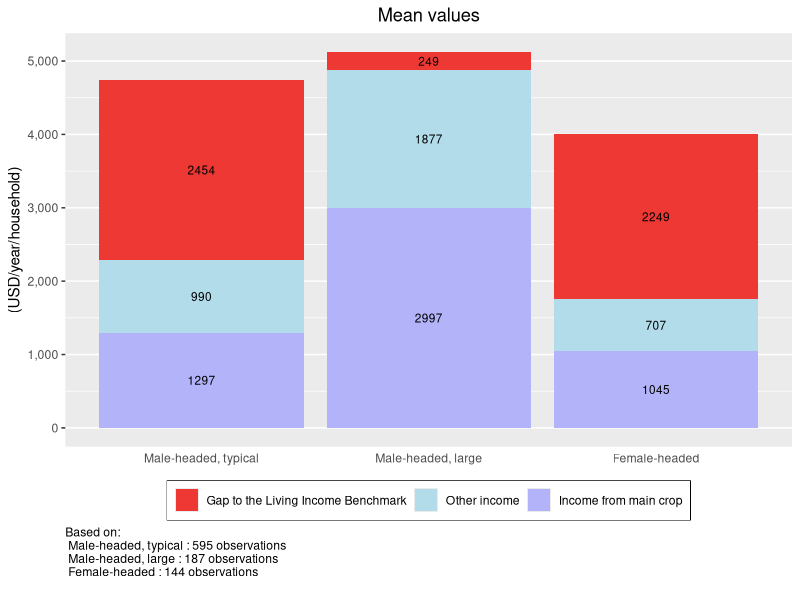
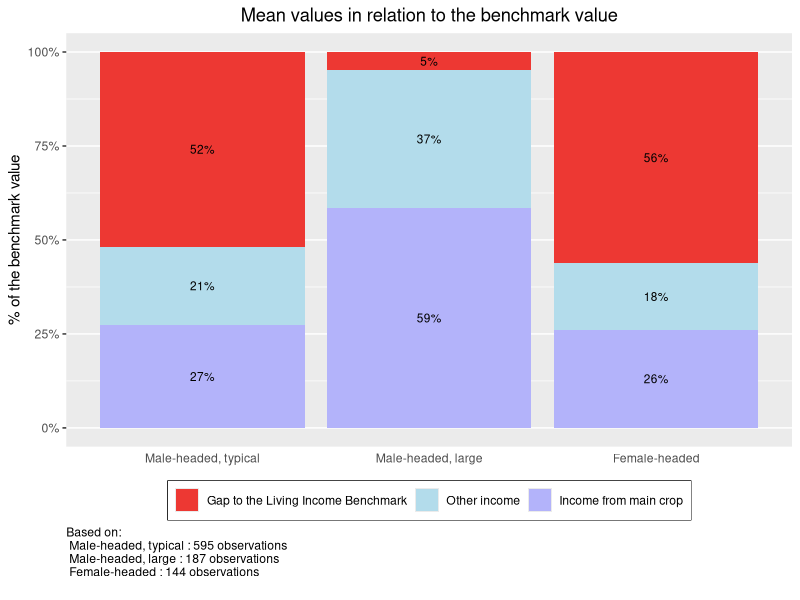
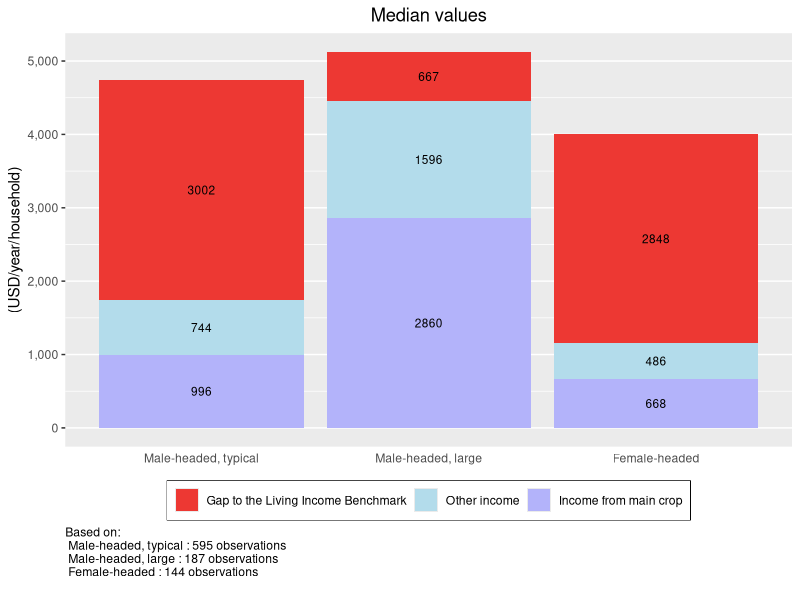
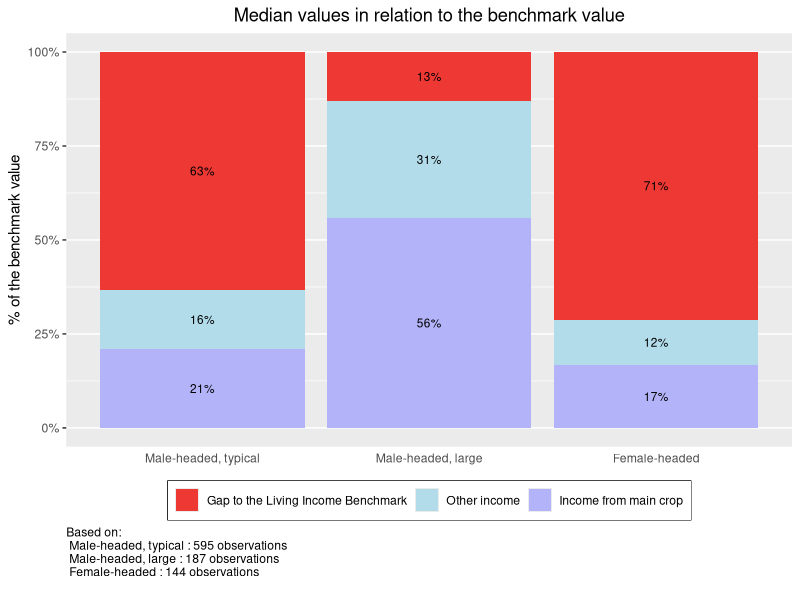
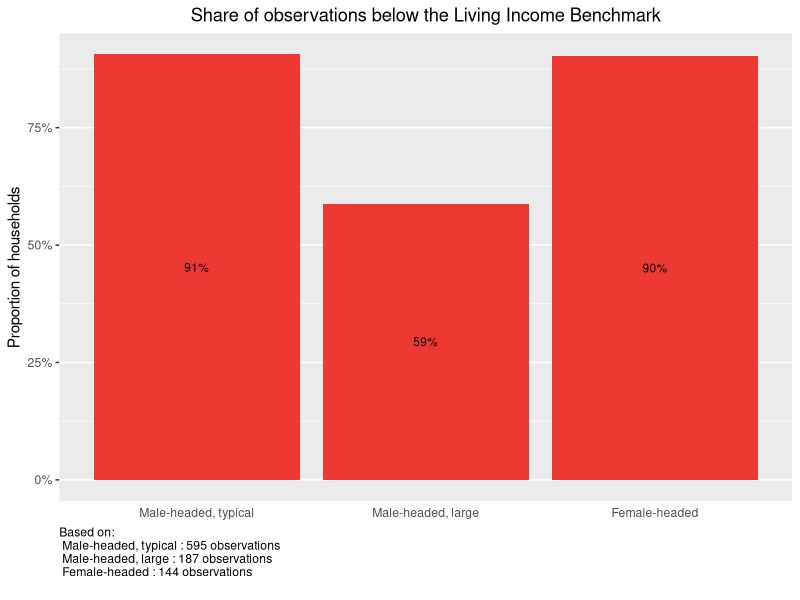
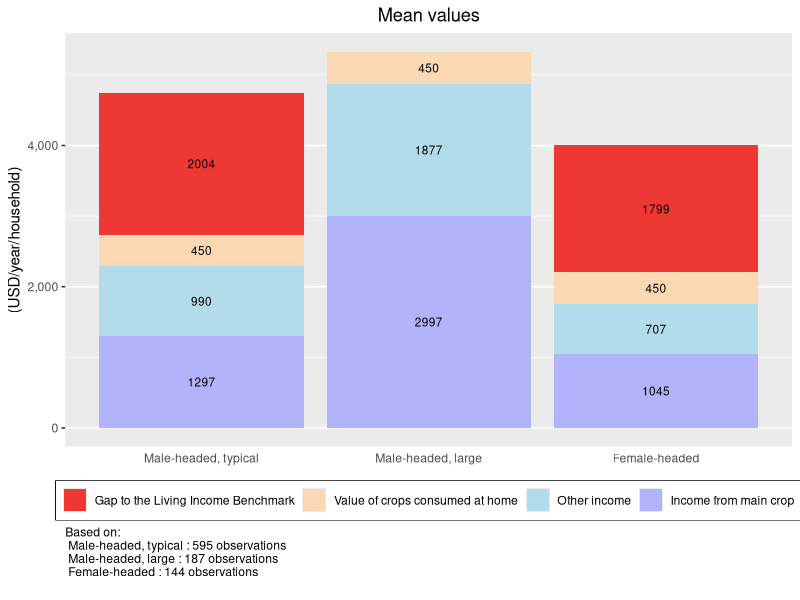
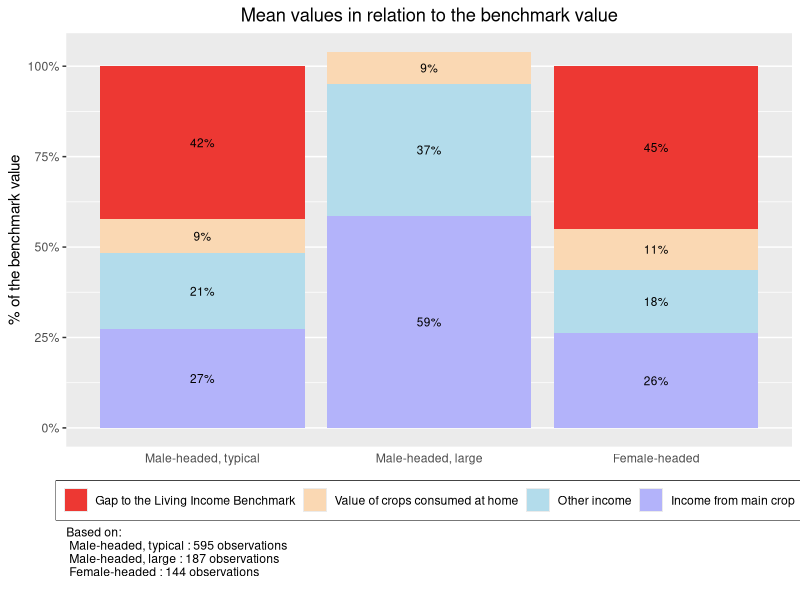
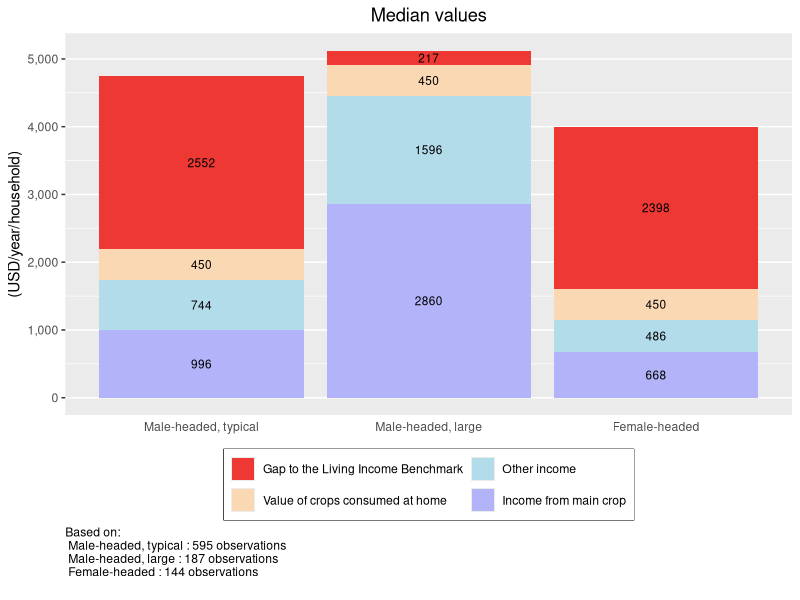

These charts were generated, in order, by the following R code:
## ---- chunk 1
knitr::opts_chunk$set(message = FALSE)
## ---- chunk 2
#### Before continuing any further, load the R libraries that have the 
# necessary functions for this analysis. 

# If you have not previously used these libraries, 
# you will need to instaLl them with the function install.packages("LIBRARY NAME").
# For example: install.packages(tidyverse)
library(tidyverse)
library(knitr)
library(scales)
# The ggrepel library is only necessary for the distribution graph by house for
  # the labels on the percent below benchmark.
library(ggrepel)
## ---- chunk 3
## Import data set
df <- read_csv("KIT_Sample_Data.csv")

## Replace variable names
# Main crop
df$income_main_crop <- df$total_cocoa_income_2018
# Total income
df$total_hh_income <- df$total_hh_income_2018
# Value of food produced at home (name does not change in example data set)
df$food_value <- df$food_value 
# Groups to compare incomes between (name does not change in example data set)
df$grouping <- df$grouping
# Living income benchmark (name does not change in example data set)
df$benchmark <- df$benchmark

## Replace graph labels
main_crop <-"cocoa" 
currency <- "USD"
## ---- chunk 4
# Create total income variable that includes value of food produced
df$total_hh_income_including_food_value <- df$total_hh_income + df$food_value

# Create a yes/no binary for if the farmer is above the benchmark.
  # 1 is yes, 0 is no
df$below_benchmark <- 
  ifelse(df$total_hh_income > df$benchmark, 0, 1)

# Create below benchmark binary with value of food produced at home included   
df$below_benchmark_with_food <- 
  ifelse((df$total_hh_income_including_food_value) > df$benchmark, 0, 1)

# Calculate the Foster–Greer–Thorbecke (FGT) gap 
df$fgt_gap <- pmax((df$benchmark - df$total_hh_income), 0)/df$benchmark
  
# Calculate the FGT with value of food produced at home included
fgt_gap_with_food <- pmax((df$benchmark - 
                         (df$total_hh_income_including_food_value)), 0)/df$benchmark
## ---- chunk 5
# You can communicate colors with R in two ways: through one of the 657 color 
# names build into R, or through a hex color code. 

# To see the names of all 657 colors built into R, run the colors() formula in the command line. 
# The below links to a PDF file with a color sample for all 657 built in colors  
# http://www.stat.columbia.edu/~tzheng/files/Rcolor.pdf

# You can replace any of the below colors with a new color name or hex color code.  

###### Bar graph sections ######
# Gap to the mean
gap_color <- "#ed3833"
# Other income
other_color <- "#b3dceb"  
# Income from main crop
main_color <- "#b3b3fa"
# Value of crops consumed at home
food_color <- "#fad8b3"
  
## Share of observations below the Living Income Benchmark
# Note: these bars all appear the same color
share_color <- "#ed3833"
  
###### Distributional plots ######
  
## By household type
# Group 1
color_1 <- "#8bcae0" # green
# Group 2
color_2 <- "#8e8df8"  # purple
# Group 3
color_3 <- "#8ec68e" # blue 
# Group 4
color_4 <- "magenta"  # note: sample data only has 3 groups
# Summary line for all groups
color_all <- "dark blue"

## With mean and median
# Distribution curve 
curve_color <- "#b6dce8" 
# Income Mean
mean_color <- "blue"  
# Income Median
median_color <-  "green"
# Living Income Benchmark 
benchmark_color <- "red"  

################# Font color
# To change the color of the font for all graph axis and labels, replace the color 
# in the quotation marks, then run the following two lines of code. 
font_color <- "black"
theme_set(theme_get() + theme(text = element_text(color = font_color)))

## ---- chunk 6
# In the example data set, there are three groups that income is assessed across:
  # Male-headed, typical; Male-headed, large; and Female-headed.
# The below code assigns Male-headed, typical as the far left bar on graphs,
  # Male-headed, large in the middle, and Female-headed on the far right. 

# To customize this chunk of code to your data set, replace the example group 
  # names with the group names in your data set - leaving the quotation marks and 
  # commas as they are. The order of the list below determines the order of the 
  # bars in the ensuing bar graph. 
 
df <- df %>% 
      mutate(grouping = factor(grouping, 
                               levels = c("Male-headed, typical", 
                                       "Male-headed, large", 
                                       "Female-headed")))
## ---- chunk 7
## The first section of this code summarizes and formats the data to be graph-ready
graph <- 
df %>% 
# Group by household type
  group_by(grouping) %>% 
# For each household type, summarize the mean gap to the living income, 
# the mean other income, and the mean main_crop income 
  summarise(Gap = mean(benchmark - total_hh_income),
            Other = mean(total_hh_income - income_main_crop),
            main_crop = mean(income_main_crop)) 
# Re-label all negative gaps (i.e, income above the benchmark) as NA
graph$Gap <- ifelse(graph$Gap > 0, graph$Gap, NA)

graph %>%   
# Gather each income components into one column so the data is in 'long' format
  gather(key = "Component", value = "Income", Gap:main_crop) %>% 
# Re-level the income factors for the order you want them stacked on the graph  
  mutate(Component = factor(Component, 
                            levels = c("Gap", "Other", "main_crop"))) %>% 
# Generate ggplot graph for income by groupings and income component  
  ggplot(aes(y = Income, x = grouping, fill = Component)) +
# Assign graph as stacked bar chart  
  geom_bar(position = "stack", stat = "identity") +
# Label the graph title, axis, and caption  
  labs(title = "Mean values", 
       y = paste("(", currency, "/year/household)", sep = ""),
       x = "",
# Add caption with observation numbers for each household type  
       caption = paste("Based on: \n", 
                   paste(names(table(df$grouping)), 
                       ":", 
                       as.numeric(table(df$grouping)), 
                       "observations \n ", collapse = ''), collapse = '')) +
# Label the legend and assign custom colors 
  scale_fill_manual(values=c(gap_color, other_color, main_color),
                    breaks=c("Gap", "Other", "main_crop"),
                    labels=c("Gap to the Living Income Benchmark",
                                "Other income",
                                "Income from main crop")) +
# Format y-axis labels with a comma  
  scale_y_continuous(labels = comma) +
# Remove x-axis grid lines and tick marks  
  theme(panel.grid.major.x = element_blank(), 
        axis.ticks.x = element_blank(),
        axis.title.x = element_blank(),
# Center plot title        
        plot.title = element_text(hjust = 0.5),
# Move the legend to the bottom of the graph
        legend.position="bottom",
# Remove legend title
        legend.title = element_blank(),
# Put a box around the legend
        legend.box.background = element_rect(),
# Move caption to desired location
        plot.caption = element_text(hjust = 0)) +
# Add incomes to prospective graph components  
  geom_text(aes(label = round(Income)), 
            position = position_stack(vjust = 0.5), 
            size = 3) 
## ---- chunk 8
## The first section of this code summarizes and formats the data to be graph-ready
graph <-
df %>% 
# Group by household type
  group_by(grouping) %>% 
# For each household type, summarize the mean gap to the living income, 
# the mean other income, and the mean main_crop income. 
# Calculate all as percentages of the Living income benchmark - the total of the income and gap
  summarise(Gap = mean((benchmark - total_hh_income)/benchmark),
            Other = mean((total_hh_income - income_main_crop)/benchmark),
            main_crop = mean(income_main_crop/benchmark)) 
# Re-label all negative gaps (i.e, income above the benchmark) as NA
graph$Gap <- ifelse(graph$Gap > 0, graph$Gap, NA) 

graph %>%   
# Gather each income components into one column so the data is in 'long' format
  gather(key = "Component", value = "Income", Gap:main_crop) %>% 
# Re-level the income factors for the order you want them stacked on the graph  
  mutate(Component = factor(Component, 
                            levels = c("Gap", "Other", "main_crop"))) %>% 
# Generate ggplot graph for income by groupings and income component  
  ggplot(aes(y = Income, x = grouping, fill = Component)) +
# Assign graph as stacked bar chart  
  geom_bar(position = "stack", stat = "identity") +
# Label the graph title, axis, and caption  
  labs(title = "Mean values in relation to the benchmark value", 
       y = "% of the benchmark value",
       x = " ",
# Add caption with observation numbers for each household type            
       caption = paste("Based on: \n", 
                   paste(names(table(df$grouping)), 
                       ":", 
                       as.numeric(table(df$grouping)), 
                       "observations \n ", collapse = ''), collapse = '')) +
# Label the legend  
  scale_fill_manual(values=c(gap_color, other_color, main_color),
                      breaks=c("Gap",
                                "Other",
                                "main_crop"),
                      labels=c("Gap to the Living Income Benchmark",
                                "Other income",
                                "Income from main crop")) +
# Format y-axis labels with a comma  
  scale_y_continuous(labels = percent) +
# Remove x-axis grid lines and tick marks  
  theme(panel.grid.major.x = element_blank(), 
        axis.ticks.x = element_blank(),
        axis.title.x = element_blank(),
# Center plot title        
        plot.title = element_text(hjust = 0.5),
# Move the legend to the bottom of the graph
        legend.position="bottom",
# Remove legend title
        legend.title = element_blank(),
# Put a box around the legend
        legend.box.background = element_rect(),
# Move caption to desired location
        plot.caption = element_text(hjust = 0)) +
# Add incomes to prospective graph components  
  geom_text(aes(label = label_percent(accuracy = 1L)(Income)), 
            position = position_stack(vjust = 0.5), 
            size = 3) 
## ---- chunk 9
## The first section of this code summarizes and formats the data to be graph-ready
graph <- 
df %>% 
# Group by household type
  group_by(grouping) %>% 
# For each grouping, summarize the median gap to the living income, 
# the median other income, and the median main_crop income. 
  summarise(Gap = median(benchmark - total_hh_income),
            main_crop = median(income_main_crop),
            benchmark = median(benchmark))
# Re-label all negative gaps (i.e, income above the benchmark) as NA
graph$Gap <- ifelse(graph$Gap > 0, graph$Gap, NA) 

graph %>%
  mutate(Other = (benchmark - Gap - main_crop)) %>% 
# Gather each income components into one column so the data is in 'long' format
  gather(key = "Component", value = "Income", c(Gap, main_crop, Other)) %>% 
# Re-level the income factors for the order you want them stacked on the graph  
  mutate(Component = factor(Component, 
                            levels = c("Gap", "Other", "main_crop"))) %>% 
# Generate ggplot graph for income by grouping and income component  
  ggplot(aes(y = Income, x = grouping, fill = Component)) +
# Assign graph as stacked bar chart  
  geom_bar(position = "stack", stat = "identity") +
# Label the graph title, axis, and caption  
  labs(title = "Median values", 
       y = paste("(", currency, "/year/household)", sep = ""),
       x = "",
# Add caption with observation numbers for each household type               
       caption = paste("Based on: \n", 
                   paste(names(table(df$grouping)), 
                       ":", 
                       as.numeric(table(df$grouping)), 
                       "observations \n ", collapse = ''), collapse = '')) +
# Label the legend and assign custom colors 
  scale_fill_manual(values=c(gap_color, other_color, main_color),
                    breaks=c("Gap", "Other", "main_crop"),
                    labels=c("Gap to the Living Income Benchmark",
                                "Other income",
                                "Income from main crop")) +
# Format y-axis labels with a comma  
  scale_y_continuous(labels = comma) +
# Remove x-axis grid lines and tick marks  
  theme(panel.grid.major.x = element_blank(), 
        axis.ticks.x = element_blank(),
        axis.title.x = element_blank(),
# Center plot title        
        plot.title = element_text(hjust = 0.5),
# Move the legend to the bottom of the graph
        legend.position="bottom",
# Remove legend title
        legend.title = element_blank(),
# Put a box around the legend
        legend.box.background = element_rect(),
# Move caption to desired location
        plot.caption = element_text(hjust = 0)) +
# Add incomes to prospective graph components  
  geom_text(aes(label = round(Income)), 
            position = position_stack(vjust = 0.5), 
            size = 3) 
## ---- chunk 10
## The first section of this code summarizes and formats the data to be graph-ready
graph <-
df %>% 
# Group by household type
  group_by(grouping) %>% 
# For each grouping, summarize the median gap to the living income, 
# the median other income, and the median main_crop income. 
# Calculate all as percentages of the Living income benchmark - the total of the income and gap
  summarise(Gap = median((benchmark - total_hh_income)/benchmark),
            main_crop = median((income_main_crop/benchmark)))
# Re-label all negative gaps (i.e, income above the benchmark) as NA
graph$Gap <- ifelse(graph$Gap > 0, graph$Gap, NA) 

graph %>%
# Add column for other income sources   
  mutate(Other = (1 - Gap - main_crop)) %>% 
# Gather each income components into one column so the data is in 'long' format
  gather(key = "Component", value = "Income", Gap:Other) %>% 
# Re-level the income factors for the order you want them stacked on the graph  
  mutate(Component = factor(Component, 
                            levels = c("Gap", "Other", "main_crop"))) %>% 
# Generate ggplot graph for income by grouping and income component  
  ggplot(aes(y = Income, x = grouping, fill = Component)) +
# Assign graph as stacked bar chart  
  geom_bar(position = "fill", stat = "identity") +
# Label the graph title, axis, and caption  
  labs(title = "Median values in relation to the benchmark value", 
       y = "% of the benchmark value",
       x = "",
# Add caption with observation numbers for each household type         
       caption = paste("Based on: \n", 
                   paste(names(table(df$grouping)), 
                       ":", 
                       as.numeric(table(df$grouping)), 
                       "observations \n ", collapse = ''), collapse = '')) +
# Label the legend and assign custom colors 
  scale_fill_manual(values=c(gap_color, other_color, main_color),
                    breaks=c("Gap", "Other", "main_crop"),
                    labels=c("Gap to the Living Income Benchmark",
                                "Other income",
                                "Income from main crop")) +
# Format y-axis labels with a comma  
  scale_y_continuous(labels = percent) +
# Remove x-axis grid lines and tick marks  
  theme(panel.grid.major.x = element_blank(), 
        axis.ticks.x = element_blank(),
        axis.title.x = element_blank(),
# Center plot title        
        plot.title = element_text(hjust = 0.5),
# Move the legend to the bottom of the graph
        legend.position="bottom",
# Remove legend title
        legend.title = element_blank(),
# Put a box around the legend
        legend.box.background = element_rect(),
# Move caption to desired location
        plot.caption = element_text(hjust = 0)) +
# Add incomes to prospective graph components  
  geom_text(aes(label = label_percent(accuracy = 1L)(Income)), 
            position = position_stack(vjust = 0.5), 
            size = 3) 
## ---- chunk 11
df %>% 
# Group by household type  
  group_by(grouping) %>% 
# For each household type, calculate the percentage above the living income benchmark 
  summarise(Below = sum(below_benchmark)/n()) %>% 
# Generate ggplot graph for percentage by grouping 
  ggplot(aes(x = grouping, y = Below)) +
# Assign graph as bar graph and color bars red for aesthetics   
  geom_col(fill= share_color) +
# Label the graph title, axis, and caption    
  labs(title = "Share of observations below the Living Income Benchmark",
       y = "Proportion of households",
       x = "",
# Add caption with observation numbers for each household type    
       caption = paste("Based on: \n", 
                   paste(names(table(df$grouping)), 
                       ":", 
                       as.numeric(table(df$grouping)), 
                       "observations \n ", collapse = ''), collapse = '')) +
# Format y-axis labels with a percent  
  scale_y_continuous(labels = percent) +
# Remove x-axis grid lines and tick marks    
  theme(panel.grid.major.x = element_blank(), 
        axis.ticks.x = element_blank(),
        axis.title.x = element_blank(),
# Center plot title          
        plot.title = element_text(hjust = 0.5),
# Move caption to desired location
        plot.caption = element_text(hjust = 0)) +
# Add percents to each graph bar   
  geom_text(aes(label = label_percent(accuracy = 1L)(Below)),
            position = position_stack(vjust = 0.5), 
            size = 3) 
## ---- chunk 12
## The first section of this code summarizes and formats the data to be graph-ready
graph <- 
df %>% 
# Group by household type
  group_by(grouping) %>% 
# For each household type, summarize the mean gap to the living income, 
# the mean other income, and the mean main_crop income 
  summarise(Gap = max(mean(benchmark - total_hh_income_including_food_value),0),
            Food = mean(food_value),
            Other = mean(total_hh_income - income_main_crop),
            main_crop = mean(income_main_crop))
# Re-label all negative gaps (i.e, income above the benchmark) as NA
graph$Gap <- ifelse(graph$Gap > 0, graph$Gap, NA) 

graph %>% 
# Gather each income components into one column so the data is in 'long' format
  gather(key = "Component", value = "Income", Gap:main_crop) %>% 
# Re-level the income factors for the order you want them stacked on the graph  
  mutate(Component = factor(Component, 
                            levels = c("Gap","Food", "Other", "main_crop"))) %>% 
# Generate ggplot graph for income by groupings and income component  
  ggplot(aes(y = Income, x = grouping, fill = Component)) +
# Assign graph as stacked bar chart  
  geom_bar(position = "stack", stat = "identity") +
# Label the graph title, axis, and caption  
  labs(title = "Mean values", 
       y = paste("(", currency, "/year/household)", sep = ""),
       x = "",
# Add caption with observation numbers for each household type  
       caption = paste("Based on: \n", 
                   paste(names(table(df$grouping)), 
                       ":", 
                       as.numeric(table(df$grouping)), 
                       "observations \n ", collapse = ''), collapse = '')) +
# Label the legend and assign custom colors 
  scale_fill_manual(values=c(gap_color, food_color, other_color, main_color),
                    breaks=c("Gap", "Food", "Other", "main_crop"),
                    labels=c("Gap to the Living Income Benchmark",
                             "Value of crops consumed at home",
                                "Other income",
                                "Income from main crop")) +
# Format y-axis labels with a comma  
  scale_y_continuous(labels = comma) +
# Remove x-axis grid lines and tick marks  
  theme(panel.grid.major.x = element_blank(), 
        axis.ticks.x = element_blank(),
        axis.title.x = element_blank(),
# Center plot title        
        plot.title = element_text(hjust = 0.5),
# Move the legend to the bottom of the graph
        legend.position="bottom",
# Remove legend title
        legend.title = element_blank(),
# Put a box around the legend
        legend.box.background = element_rect(),
# Move caption to desired location
        plot.caption = element_text(hjust = 0)) +
# Add incomes to prospective graph components  
  geom_text(aes(label = round(Income)), 
            position = position_stack(vjust = 0.5), 
            size = 3) 
## ---- chunk 13
## The first section of this code summarizes and formats the data to be graph-ready
graph <- 
df %>% 
# Group by household type
  group_by(grouping) %>% 
# For each household type, summarize the mean gap to the living income, 
# the mean other income, and the mean main_crop income. 
# Calculate all as percentages of the Living income benchmark - the total of the income and gap
  summarise(Gap = mean((benchmark - total_hh_income_including_food_value)/benchmark),
            Food = mean(food_value/benchmark),
            Other = mean((total_hh_income - income_main_crop)/benchmark),
            main_crop = mean(income_main_crop/benchmark)) 
# Re-label all negative gaps (i.e, income above the benchmark) as NA
graph$Gap <- ifelse(graph$Gap > 0, graph$Gap, NA) 

graph %>% 
# Gather each income components into one column so the data is in 'long' format
  gather(key = "Component", value = "Income", Gap:main_crop) %>% 
# Re-level the income factors for the order you want them stacked on the graph  
  mutate(Component = factor(Component, 
                            levels = c("Gap", "Food", "Other", "main_crop"))) %>% 
# Generate ggplot graph for income by groupings and income component  
  ggplot(aes(y = Income, x = grouping, fill = Component)) +
# Assign graph as stacked bar chart  
  geom_bar(position = "stack", stat = "identity") +
# Label the graph title, axis, and caption  
  labs(title = "Mean values in relation to the benchmark value", 
       y = "% of the benchmark value",
       x = " ",
# Add caption with observation numbers for each household type            
       caption = paste("Based on: \n", 
                   paste(names(table(df$grouping)), 
                       ":", 
                       as.numeric(table(df$grouping)), 
                       "observations \n ", collapse = ''), collapse = '')) +
# Label the legend  
  scale_fill_manual(values=c(gap_color, food_color, other_color, main_color),
                      breaks=c("Gap",
                               "Food",
                                "Other",
                                "main_crop"),
                      labels=c("Gap to the Living Income Benchmark",
                               "Value of crops consumed at home",
                                "Other income",
                                "Income from main crop")) +
# Format y-axis labels with a comma  
  scale_y_continuous(labels = percent) +
# Remove x-axis grid lines and tick marks  
  theme(panel.grid.major.x = element_blank(), 
        axis.ticks.x = element_blank(),
        axis.title.x = element_blank(),
# Center plot title        
        plot.title = element_text(hjust = 0.5),
# Move the legend to the bottom of the graph
        legend.position="bottom",
# Remove legend title
        legend.title = element_blank(),
# Put a box around the legend
        legend.box.background = element_rect(),
# Move caption to desired location
        plot.caption = element_text(hjust = 0)) +
# Add incomes to prospective graph components  
  geom_text(aes(label = label_percent(accuracy = 1L)(Income)), 
            position = position_stack(vjust = 0.5), 
            size = 3) 
## ---- chunk 14
## The first section of this code summarizes and formats the data to be graph-ready
graph <-
df %>% 
# Group by grouping
  group_by(grouping) %>% 
# For each grouping, summarize the median gap to the living income, 
# the median other income, and the median main_crop income. 
  summarise(Gap = median(benchmark - total_hh_income_including_food_value),
            Food = median(food_value),
            main_crop = median(income_main_crop),
            benchmark = median(benchmark)) 
# Re-label all negative gaps (i.e, income above the benchmark) as NA
graph$Gap <- ifelse(graph$Gap > 0, graph$Gap, NA) 

graph %>% 
  mutate(Other = (benchmark - Gap - main_crop - Food)) %>%
# Gather each income components into one column so the data is in 'long' format
  gather(key = "Component", value = "Income", c(Gap, Food, main_crop, Other)) %>% 
# Re-level the income factors for the order you want them stacked on the graph  
  mutate(Component = factor(Component, 
                            levels = c("Gap", "Food", "Other", "main_crop"))) %>% 
# Generate ggplot graph for income by grouping and income component  
  ggplot(aes(y = Income, x = grouping, fill = Component)) +
# Assign graph as stacked bar chart  
  geom_bar(position = "stack", stat = "identity") +
# Label the graph title, axis, and caption  
  labs(title = "Median values", 
       y = paste("(", currency, "/year/household)", sep = ""),
       x = "",
# Add caption with observation numbers for each household type          
       caption = paste("Based on: \n", 
                   paste(names(table(df$grouping)), 
                       ":", 
                       as.numeric(table(df$grouping)), 
                       "observations \n ", collapse = ''), collapse = '')) +
# Label the legend and assign custom colors 
  scale_fill_manual(values=c(gap_color, food_color, other_color, main_color),
                    breaks=c("Gap", "Food", "Other", "main_crop"),
                    labels=c("Gap to the Living Income Benchmark",
                             "Value of crops consumed at home",
                              "Other income",
                              "Income from main crop")) +
# Wrap legend onto 2 lines to fit everything neatly     
  guides(fill = guide_legend(nrow = 2)) +
# Format y-axis labels with a comma  
  scale_y_continuous(labels = comma) +
# Remove x-axis grid lines and tick marks  
  theme(panel.grid.major.x = element_blank(), 
        axis.ticks.x = element_blank(),
        axis.title.x = element_blank(),
# Center plot title        
        plot.title = element_text(hjust = 0.5),
# Move the legend to the bottom of the graph
        legend.position="bottom",
# Remove legend title
        legend.title = element_blank(),
# Put a box around the legend
        legend.box.background = element_rect(),
# Move caption to desired location
        plot.caption = element_text(hjust = 0)) +
# Add incomes to prospective graph components  
  geom_text(aes(label = round(Income)), 
            position = position_stack(vjust = 0.5), 
            size = 3) 
## ---- chunk 15
## The first section of this code summarizes and formats the data to be graph-ready
graph <- 
df %>% 
# Group by household type
  group_by(grouping) %>% 
# For each household type, summarize the median gap to the living income,
# the median other income, and the median main_crop income. 
# Calculate all as percentages of the Living income benchmark - the total of the income and gap
  summarise(Gap = median((benchmark - total_hh_income_including_food_value)/benchmark),
            Food = median(food_value/benchmark),
            main_crop = median(income_main_crop/benchmark))
# Re-label all negative gaps (i.e, income above the benchmark) as NA
graph$Gap <- ifelse(graph$Gap > 0, graph$Gap, NA) 

graph %>% 
  mutate(Other = (1 - Gap - main_crop - Food)) %>%
# Gather each income components into one column so the data is in 'long' format
  gather(key = "Component", value = "Income", Gap:Other) %>% 
# Re-level the income factors for the order you want them stacked on the graph  
  mutate(Component = factor(Component, 
                            levels = c("Gap", "Food", "Other", "main_crop"))) %>% 
# Generate ggplot graph for income by grouping and income component  
  ggplot(aes(y = Income, x = grouping, fill = Component)) +
# Assign graph as stacked bar chart 
  geom_bar(position = "fill", stat = "identity") +
# Label the graph title, axis, and caption  
  labs(title = "Median values in relation to the benchmark value", 
       y = "% of the benchmark value",
       x = "", 
# Add caption with observation numbers for each household type            
       caption = paste("Based on: \n", 
                   paste(names(table(df$grouping)), 
                       ":", 
                       as.numeric(table(df$grouping)), 
                       "observations \n ", collapse = ''), collapse = '')) +
# Label the legend and assign custom colors 
  scale_fill_manual(values=c(gap_color, food_color, other_color, main_color),
                    breaks=c("Gap", "Food", "Other", "main_crop"),
                    labels=c("Gap to the Living Income Benchmark",
                             "Value of crops consumed at home",
                              "Other income",
                              "Income from main crop")) +
# Wrap legend onto 2 lines to fit everything neatly     
  guides(fill = guide_legend(nrow = 2)) +
# Format y-axis labels with a comma and assign limits 0-100% 
  scale_y_continuous(labels = percent, limits = c(0,1)) +
# Remove x-axis grid lines and tick marks  
  theme(panel.grid.major.x = element_blank(), 
        axis.ticks.x = element_blank(),
        axis.title.x = element_blank(),
# Center plot title        
        plot.title = element_text(hjust = 0.5),
# Move the legend to the bottom of the graph
        legend.position="bottom",
# Remove legend title
        legend.title = element_blank(),
# Put a box around the legend
        legend.box.background = element_rect(),
# Move caption to desired location
        plot.caption = element_text(hjust = 0)) +
# Add incomes to prospective graph components  
  geom_text(aes(label = label_percent(accuracy = 1L)(Income)), 
            position = position_stack(vjust = 0.5), 
            size = 3) 
## ---- chunk 16
df %>% 
# Group by household type  
  group_by(grouping) %>% 
# For each household type, calculate the percentage above the living income benchmark 
  summarise(Below = sum(below_benchmark_with_food)/n()) %>% 
# Generate ggplot graph for percentage by grouping 
  ggplot(aes(x = grouping, y = Below)) +
# Assign graph as bar graph and color bars red for aesthetics   
  geom_col(fill= share_color) +
# Label the graph title, axis, and caption    
  labs(title = "Share of observations below the Living Income Benchmark",
       subtitle = "Value of food produced at home included",
       y = "Proportion of households",
       x = "",
# Add caption with observation numbers for each household type    
       caption = paste("Based on: \n", 
                   paste(names(table(df$grouping)), 
                       ":", 
                       as.numeric(table(df$grouping)), 
                       "observations \n ", collapse = ''), collapse = '')) +
# Format y-axis labels with a percent  
  scale_y_continuous(labels = percent) +
# Remove x-axis grid lines and tick marks    
  theme(panel.grid.major.x = element_blank(), 
        axis.ticks.x = element_blank(),
        axis.title.x = element_blank(),
# Center plot title          
        plot.title = element_text(hjust = 0.5),
        plot.subtitle = element_text(hjust = 0.5),
# Move caption to desired location
        plot.caption = element_text(hjust = 0)) +
# Add percents to each graph bar   
  geom_text(aes(label = label_percent(accuracy = 1L)(Below)),
            position = position_stack(vjust = 0.5), 
            size = 3) 
## ---- chunk 17
##### These first few lines of code draft a dataframe of the percent below the 
  # LI benchmark for each group. This dataframe is used in the graph code 
  # to add the LI used as descriptive comments within the following graph
below <-
  df %>%
  group_by(grouping) %>%
  summarise(benchmark = mean(benchmark),
            Percent = percent(sum(total_hh_income < benchmark)/n()))

# Formatting the strings as phrases with punctuation
below$label <- paste("Living Income ", below$grouping, ": ",
               below$Percent, " below", sep = "")

# Create a blank variable to allow for manual legend mapping of the summary curve
df$filler <- "filler"

##### Graph code begins here  
ggplot(df) +
  # Set x-axis to total household income and color by household type  
    geom_density(aes(x = total_hh_income, color = grouping, fill = grouping), 
                 alpha = 0.7) +
    
  # Add summary line for all household types
    geom_density(aes(x = total_hh_income, alpha = filler), color = color_all) +
    scale_alpha_manual(name = "Legend", values = 1, labels = "All") +
    
  # Add custom colors
    scale_fill_manual(name = "Legend",
                      values = c(color_1, color_2, color_3, color_4),
                      breaks = c(levels(df$grouping)),
                      labels = c(levels(df$grouping))) +
    scale_color_manual(name = "Legend",
                      values = c(color_1, color_2, color_3, color_4),
                      breaks = c(levels(df$grouping)),
                      labels = c(levels(df$grouping))) +
    
  # Add graph and axis labels
    labs(x = paste("Estimated Total Household Income (", 
                   currency, "/year/household)", sep = ""),
         y = "Income Likelihood",
  # Add caption with observation numbers for each household type               
         caption = paste("Based on: \n", 
                     paste(names(table(df$grouping)), 
                         ":", 
                         as.numeric(table(df$grouping)), 
                         "observations \n ", collapse = ''), collapse = '')) +
  # Format x-axis labels as numbers with commas
  # If your data has extreme income outliers, 
      # you may need to filter them or add x-axis limits so they do not warp the graph 
    scale_x_continuous(labels = comma, breaks=pretty_breaks(10)) +
    
  ## Graph formatting  
    theme(
  # Remove y-axis labels and ticks    
        axis.text.y = element_blank(), axis.ticks.y = element_blank(), 
  # Remove background grid (the grid is the default)
        panel.grid.major = element_blank(), panel.grid.minor = element_blank(),
  # Make graph background white
        panel.background = element_rect(fill = "white", colour = NA), 
  # Add thin x-axis line
        axis.line.x = element_line(size = 0.25),
  # Move caption to desired location
        plot.caption = element_text(hjust = 0),
  
  ## Legend formatting
  # Move the legend to the bottom of the graph
        legend.position="bottom",
  # Remove legend title
        legend.title = element_blank(),
  # Put a box around the legend
        legend.box.background = element_rect()) + 
  # Assign legend line color to white. This ensures the fill boxes do not 
      # take on the color of the summary distribution line 
    guides(fill = guide_legend(override.aes = list(color = "white"))) +
  
  # Add vertical lines for benchmarks by group    
    geom_vline(data = below,
      aes(xintercept = benchmark, color = grouping),
      show.legend = FALSE, key_glyph = "path") +
  
  # Add labels with percent below benchmark for each group  
    geom_label_repel(data = below, 
       aes(x = benchmark, y = max(density(df$total_hh_income)$y),
           color = grouping, label = label),
           direction = "y", show.legend = FALSE, segment.alpha = 0, 
           vjust=1, hjust=0)

## ---- chunk 18
df %>%
  # Set x-axis to key variable
  ggplot(aes(x = total_hh_income, y =(..count..)/n), fill = dataset) +
  # Add density line. You can change the fill and line colors.
  geom_density(color = "#add8e6", fill = "#add8e6") +
  
  # Add vertical line for living income
  geom_vline(aes(xintercept = mean(benchmark), 
                 color = "Living Income Benchmark"), key_glyph = "path") +
  # Add vertical line for mean income 
  geom_vline(aes(xintercept = mean(df$total_hh_income), 
                 color = "Income Mean"), key_glyph = "path") +
  # Add vertical line for median income
  geom_vline(aes(xintercept = median(df$total_hh_income), 
                 color = "Income Median"), key_glyph = "path") +
  
  # Add text for percentage below the benchmark
  # Label positioned to the upper right of the benchmark line 
    # Note: to have just the text without the background box, 
          # change the following code line to geom_text instead of geom_label
  geom_label(mapping=aes(x=mean(benchmark), 
            y= max(density(df$total_hh_income)$y),
            label=paste((percent(sum(below_benchmark)/nrow(df))), 
                        "below the benchmark")),
            # To bump the text box slightly to the right of the benchmark line,
            # un-comment the below line. 
            #position = position_nudge(x = mean(df$benchmark)*0.07),
            vjust=1, hjust=0) +

  # Add graph and axis labels
  labs(x = paste("Estimated Total Household Income (", 
                 currency, "/", "year/household)", 
                 sep = ""),
       y = "Income Likelihood",
  # Add caption with observation numbers for each household type      
       caption = paste("N =", nrow(df))) +
  
  # Format x-axis labels as numbers with commas
  # If your data has extreme income outliers, 
    # you may need to filter them or add x-axis limits so they do not warp the graph 
  scale_x_continuous(labels = comma, breaks=pretty_breaks(10)) +
  scale_y_continuous(labels = percent) +
  
  ## Graph formatting 
  theme(
  # Remove y-axis labels and ticks
        axis.text.y = element_blank(), axis.ticks.y = element_blank(),
  # Remove background grid (the grid is the default)
        panel.grid.major = element_blank(), panel.grid.minor = element_blank(),
  # Add thin x-axis line
        axis.line.x = element_line(size = 0.25),
  # Make graph background white
        panel.background = element_rect(fill = "white", colour = NA),
  # Move caption to desired location
        plot.caption = element_text(hjust = 0),
  
  ## Legend formatting
  # Move the legend to the bottom of the graph
        legend.position="bottom",
  # Remove legend title
        legend.title = element_blank(),
  # Remove gray background for legend symbols 
        legend.key=element_rect(fill=NA),
  # Put a box around the legend
        legend.box.background = element_rect()) +
  # Manually add legend 
  scale_color_manual(values = c("Living Income Benchmark"= "red",
                                "Income Mean"= "blue",
                                "Income Median"="green"))
## ---- chunk 19
##### These first few lines of code draft a dataframe of the percent below the 
  # LI benchmark for each group. This dataframe is used in the graph code 
  # to add the LI used as descriptive comments within the following graph
below <-
   df %>%
   group_by(grouping) %>%
   summarise(benchmark = mean(benchmark),
             Percent = percent(sum(total_hh_income < benchmark)/n()))

  # Formatting the strings as phrases with punctuation
 below$label <- paste("Living Income ", below$grouping, ": ",
                below$Percent, " below", sep = "")

  # Create a blank variable to allow for manual legend mapping of the summary curve
 df$filler <- "filler"

##### Graph code begins here  
ggplot(df) +
  # Set x-axis to total household income and color by household type  
    geom_area(aes(x = total_hh_income, color = grouping, fill = grouping), 
                 alpha = 0.7, stat = "bin", binwidth = 500, position = 'identity') +
    
  # Add summary line for all household types
    geom_freqpoly(aes(x = total_hh_income, alpha = filler), 
                  color = color_all, binwidth = 500) +
    scale_alpha_manual(name = "Legend", values = 1, labels = "All") +

  # Add custom colors
    scale_fill_manual(name = "Legend",
                      values = c(color_1, color_2, color_3, color_4),
                      breaks = c(levels(df$grouping)),
                      labels = c(levels(df$grouping))) +
    scale_color_manual(name = "Legend",
                      values = c(color_1, color_2, color_3, color_4),
                      breaks = c(levels(df$grouping)),
                      labels = c(levels(df$grouping))) +
    
  # Add graph and axis labels
    labs(x = paste("Estimated Total Household Income (", 
                   currency, "/year/household)", sep = ""),
         y = "Number of Households",
  # Add caption with observation numbers for each household type               
         caption = paste("Based on: \n", 
                     paste(names(table(df$grouping)), 
                         ":", 
                         as.numeric(table(df$grouping)), 
                         "observations \n ", collapse = ''), 
                     "bin size = 500", currency, collapse = '')) +
  
  # Format x-axis labels as numbers with commas
  # If your data has extreme income outliers, 
      # you may need to filter them or add x-axis limits so they do not warp the graph 
    scale_x_continuous(labels = comma, breaks=pretty_breaks(10)) +
    scale_y_continuous(labels = comma, breaks=pretty_breaks(5)) +
    
  ## Graph formatting  
    theme(
  # Remove background grid (the grid is the default)
        panel.grid.major = element_blank(), panel.grid.minor = element_blank(),
  # Make graph background white
        panel.background = element_rect(fill = "white", colour = NA), 
  # Add thin axis lines
        axis.line = element_line(size = 0.25),
  # Move caption to desired location
        plot.caption = element_text(hjust = 0),
  
  ## Legend formatting
  # Move the legend to the bottom of the graph
        legend.position="bottom",
  # Remove legend title
        legend.title = element_blank(),
  # Put a box around the legend
        legend.box.background = element_rect(),
  # Remove gray background for "All" legend symbol
        legend.key=element_rect(fill=NA)) + 
  # Assign legend line color to white. This ensures the fill boxes do not 
      # take on the color of the summary distribution line 
    guides(fill = guide_legend(override.aes = list(color = "white"))) +
  
  # Add vertical lines for benchmarks by group    
    geom_vline(data = below,
      aes(xintercept = benchmark, color = grouping),
      show.legend = FALSE, key_glyph = "path") +
  
  # Add labels with percent below benchmark for each group  
    geom_label_repel(data = below, 
       aes(x = benchmark, 
           # Note: this is a long way of calculating the graph maximum
           # To avoid overlapping labels, reduce to 80% of maximum 
           y = max(table(cut(df$total_hh_income,
                             seq(min(df$total_hh_income),
                                 max(df$total_hh_income),
                                 dist(range(df$total_hh_income))/
                                   (max(df$total_hh_income)/500)))))*0.8,
           color = grouping, label = label),
           direction = "y", show.legend = FALSE, segment.alpha = 0, hjust=0)

## ---- chunk 20
df %>%
  # Set x-axis to key variable
  ggplot(aes(x = total_hh_income)) +
  # Add density line. You can change the fill and line colors.
  geom_area(color = "#add8e6", fill = "#add8e6", stat = "bin", binwidth = 500) +
  
  # Add vertical line for living income
  geom_vline(aes(xintercept = mean(benchmark), 
                 color = "Living Income Benchmark"), key_glyph = "path") +
  # Add vertical line for mean income 
  geom_vline(aes(xintercept = mean(df$total_hh_income), 
                 color = "Income Mean"), key_glyph = "path") +
  # Add vertical line for median income
  geom_vline(aes(xintercept = median(df$total_hh_income), 
                 color = "Income Median"), key_glyph = "path") +
  
  # Add text for percentage below the benchmark
  # Label positioned to the upper right of the benchmark line 
    # Note: to have just the text without the background box, 
          # change the following code line to geom_text instead of geom_label
  geom_label(mapping=aes(x=mean(benchmark), 
          # Long way of calculating graph maximum               
            y= max(table(cut(df$total_hh_income,
                             seq(min(df$total_hh_income),
                                 max(df$total_hh_income),
                                 dist(range(df$total_hh_income))/
                                   (max(df$total_hh_income)/500))))),
            label=paste((percent(sum(below_benchmark)/nrow(df))), 
                        "below the benchmark")),
            # To bump the text box slightly to the right of the benchmark line,
            # un-comment the below line. 
            #position = position_nudge(x = mean(df$benchmark)*0.07),
            vjust=1, hjust=0) +

  # Add graph and axis labels
  labs(x = paste("Estimated Total Household Income (", 
                 currency, "/", "year/household)", 
                 sep = ""),
       y = "Number of Households",
  # Add caption with observation numbers for each household type      
       caption = paste("N =", nrow(df))) +
  
  # Format x-axis labels as numbers with commas
  # If your data has extreme income outliers, 
    # you may need to filter them or add x-axis limits so they do not warp the graph 
  scale_x_continuous(labels = comma, breaks=pretty_breaks(10)) +
  scale_y_continuous(labels = comma) +
  
  ## Graph formatting 
  theme(
  # Remove background grid (the grid is the default)
        panel.grid.major = element_blank(), panel.grid.minor = element_blank(),
  # Add thin axis lines
        axis.line = element_line(size = 0.25),
  # Make graph background white
        panel.background = element_rect(fill = "white", colour = NA),
  # Move caption to desired location
        plot.caption = element_text(hjust = 0),
  
  ## Legend formatting
  # Move the legend to the bottom of the graph
        legend.position="bottom",
  # Remove legend title
        legend.title = element_blank(),
  # Remove gray background for legend symbols 
        legend.key=element_rect(fill=NA),
  # Put a box around the legend
        legend.box.background = element_rect()) +
  # Manually add legend 
  scale_color_manual(values = c("Living Income Benchmark"= "red",
                                "Income Mean"= "blue",
                                "Income Median"="green"))
## ---- chunk 21
##### These first few lines of code draft a dataframe of the percent below the 
  # LI benchmark for each group. This dataframe is used in the graph code 
  # to add the LI used as descriptive comments within the following graph
below <-
   df %>%
   group_by(grouping) %>%
   summarise(benchmark = mean(benchmark),
             Percent = percent(sum(total_hh_income < benchmark)/n()))

  # Formatting the strings as phrases with punctuation
 below$label <- paste("Living Income ", below$grouping, ": ",
                below$Percent, " below", sep = "")

  # Create a blank variable to allow for manual legend mapping of the summary curve
 df$filler <- "filler"

##### Graph code begins here  
ggplot(df) +
  # Set x-axis to total household income and color by household type  
    geom_histogram(aes(x = total_hh_income, color = grouping, fill = grouping), 
                 alpha = 0.7, stat = "bin", binwidth = 500, position = 'identity') +
    
  # Add summary line for all household types  
    geom_step(aes(x = total_hh_income, alpha = filler), 
                 color = color_all, stat = "bin", binwidth = 500) +
    scale_alpha_manual(name = "Legend", values = 1, labels = "All") +

  # Add custom colors
    scale_fill_manual(name = "Legend",
                      values = c(color_1, color_2, color_3, color_4),
                      breaks = c(levels(df$grouping)),
                      labels = c(levels(df$grouping))) +
    scale_color_manual(name = "Legend",
                      values = c(color_1, color_2, color_3, color_4),
                      breaks = c(levels(df$grouping)),
                      labels = c(levels(df$grouping))) +
    
  # Add graph and axis labels
    labs(x = paste("Estimated Total Household Income (", 
                   currency, "/year/household)", sep = ""),
         y = "Number of Households",
  # Add caption with observation numbers for each household type               
         caption = paste("Based on: \n", 
                     paste(names(table(df$grouping)), 
                         ":", 
                         as.numeric(table(df$grouping)), 
                         "observations \n ", collapse = ''), 
                     "bin size = 500", currency, collapse = '')) +
  # Format x-axis labels as numbers with commas
  # If your data has extreme income outliers, 
      # you may need to filter them or add x-axis limits so they do not warp the graph 
    scale_x_continuous(labels = comma, breaks=pretty_breaks(10)) +
    
  ## Graph formatting  
    theme(
  # Remove background grid (the grid is the default)
        panel.grid.major = element_blank(), panel.grid.minor = element_blank(),
  # Make graph background white
        panel.background = element_rect(fill = "white", colour = NA), 
  # Add thin axis lines
        axis.line = element_line(size = 0.25),
  # Move caption to desired location
        plot.caption = element_text(hjust = 0),
  
  ## Legend formatting
  # Move the legend to the bottom of the graph
        legend.position="bottom",
  # Remove legend title
        legend.title = element_blank(),
  # Put a box around the legend
        legend.box.background = element_rect(),
  # Remove gray background for "All" legend symbol
        legend.key=element_rect(fill=NA)) + 
  # Assign legend line color to white. This ensures the fill boxes do not 
      # take on the color of the summary distribution line 
    guides(fill = guide_legend(override.aes = list(color = "white"))) +
  
  # Add vertical lines for benchmarks by group    
    geom_vline(data = below,
      aes(xintercept = benchmark, color = grouping),
      show.legend = FALSE, key_glyph = "path") +
  
  # Add labels with percent below benchmark for each group  
    geom_label_repel(data = below, 
       aes(x = benchmark, 
           # Note: this is a long way of calculating the graph maximum
           # To avoid overlapping labels, reduce to 80% of maximum 
           y = max(table(cut(df$total_hh_income,
                             seq(min(df$total_hh_income),
                                 max(df$total_hh_income),
                                 dist(range(df$total_hh_income))/
                                   (max(df$total_hh_income)/500)))))*0.8,
           color = grouping, label = label),
           direction = "y", show.legend = FALSE, segment.alpha = 0, hjust=0)

## ---- chunk 22
df %>%
  # Set x-axis to key variable
  ggplot(aes(x = total_hh_income)) +
  # Add density line. You can change the fill and line colors.
  geom_histogram(color = "#add8e6", fill = "#add8e6", stat = "bin", binwidth = 500) +
  
  # Add vertical line for living income
  geom_vline(aes(xintercept = mean(benchmark), 
                 color = "Living Income Benchmark"), key_glyph = "path") +
  # Add vertical line for mean income 
  geom_vline(aes(xintercept = mean(df$total_hh_income), 
                 color = "Income Mean"), key_glyph = "path") +
  # Add vertical line for median income
  geom_vline(aes(xintercept = median(df$total_hh_income), 
                 color = "Income Median"), key_glyph = "path") +
  
  # Add text for percentage below the benchmark
  # Label positioned to the upper right of the benchmark line 
    # Note: to have just the text without the background box, 
          # change the following code line to geom_text instead of geom_label
  geom_label(mapping=aes(x=mean(benchmark), 
          # Long way of calculating graph maximum               
            y= max(table(cut(df$total_hh_income,
                             seq(min(df$total_hh_income),
                                 max(df$total_hh_income),
                                 dist(range(df$total_hh_income))/
                                   (max(df$total_hh_income)/500))))),
            label=paste((percent(sum(below_benchmark)/nrow(df))), 
                        "below the benchmark")),
            # To bump the text box slightly to the right of the benchmark line,
            # un-comment the below line. 
            #position = position_nudge(x = mean(df$benchmark)*0.07),
            vjust=1, hjust=0) +

  # Add graph and axis labels
  labs(x = paste("Estimated Total Household Income (", 
                 currency, "/", "year/household)", 
                 sep = ""),
       y = "Number of Households",
  # Add caption with observation numbers for each household type      
       caption = paste("N =", nrow(df))) +
  
  # Format x-axis labels as numbers with commas
  # If your data has extreme income outliers, 
    # you may need to filter them or add x-axis limits so they do not warp the graph 
  scale_x_continuous(labels = comma, breaks=pretty_breaks(10)) +
  scale_y_continuous(labels = comma) +
  
  ## Graph formatting 
  theme(
  # Remove background grid (the grid is the default)
        panel.grid.major = element_blank(), panel.grid.minor = element_blank(),
  # Add thin axis lines
        axis.line = element_line(size = 0.25),
  # Make graph background white
        panel.background = element_rect(fill = "white", colour = NA),
  # Move caption to desired location
        plot.caption = element_text(hjust = 0),
  
  ## Legend formatting
  # Move the legend to the bottom of the graph
        legend.position="bottom",
  # Remove legend title
        legend.title = element_blank(),
  # Remove gray background for legend symbols 
        legend.key=element_rect(fill=NA),
  # Put a box around the legend
        legend.box.background = element_rect()) +
  # Manually add legend 
  scale_color_manual(values = c("Living Income Benchmark"= "red",
                                "Income Mean"= "blue",
                                "Income Median"="green"))
## ---- chunk 23
df %>% 
# Group by household type  
  group_by(grouping) %>% 
# For each grouping, calculate the average Foster–Greer–Thorbecke (FGT) index 
  summarise(FGT = mean(fgt_gap)) %>% 
# Generate ggplot graph for percentage by grouping 
  ggplot(aes(x = grouping, y = FGT)) +
# Assign graph as bar graph and color bars red for aesthetics   
  geom_col(fill= "red") +
# Label the graph title, axis, and caption    
  labs(title = "FGT index", 
       y = "Index value",
       x = "",
# Add caption with observation numbers for each household type               
       caption = paste("Based on: \n", 
                   paste(names(table(df$grouping)), 
                       ":", 
                       as.numeric(table(df$grouping)), 
                       "observations \n ", collapse = ''), collapse = '')) +
# Format y-axis labels with a percent  
  scale_y_continuous(labels = percent) +
# Remove x-axis grid lines and tick marks    
  theme(panel.grid.major.x = element_blank(), 
        axis.ticks.x = element_blank(),
        axis.title.x = element_blank(),
# Center plot title          
        plot.title = element_text(hjust = 0.5),
# Move caption to desired location
        plot.caption = element_text(hjust = 0)) +
# Add percents to each graph bar   
  geom_text(aes(label = label_percent(accuracy = 1L)(FGT)),
            position = position_stack(vjust = 0.5), 
            size = 3) 
## ---- chunk 24
df %>% 
# Group by household type  
  group_by(grouping) %>% 
# For each grouping, calculate the average Foster–Greer–Thorbecke (FGT) index 
  summarise(FGT = mean(fgt_gap_with_food)) %>% 
# Generate ggplot graph for percentage by grouping 
  ggplot(aes(x = grouping, y = FGT)) +
# Assign graph as bar graph and color bars red for aesthetics   
  geom_col(fill= "red") +
# Label the graph title, axis, and caption    
  labs(title = "FGT index",
       subtitle = "Value of food produced at home included",
       y = "Index value",
       x = "",
# Add caption with observation numbers for each household type               
       caption = paste("Based on: \n", 
                   paste(names(table(df$grouping)), 
                       ":", 
                       as.numeric(table(df$grouping)), 
                       "observations \n ", collapse = ''), collapse = '')) +
# Format y-axis labels with a percent  
  scale_y_continuous(labels = percent) +
# Remove x-axis grid lines and tick marks    
  theme(panel.grid.major.x = element_blank(), 
        axis.ticks.x = element_blank(),
        axis.title.x = element_blank(),
# Center plot title and subtitle        
        plot.title = element_text(hjust = 0.5),
        plot.subtitle = element_text(hjust = 0.5),
# Move caption to desired location
        plot.caption = element_text(hjust = 0)) +
# Add percents to each graph bar   
  geom_text(aes(label = label_percent(accuracy = 1L)(FGT)),
            position = position_stack(vjust = 0.5), 
            size = 3) 
